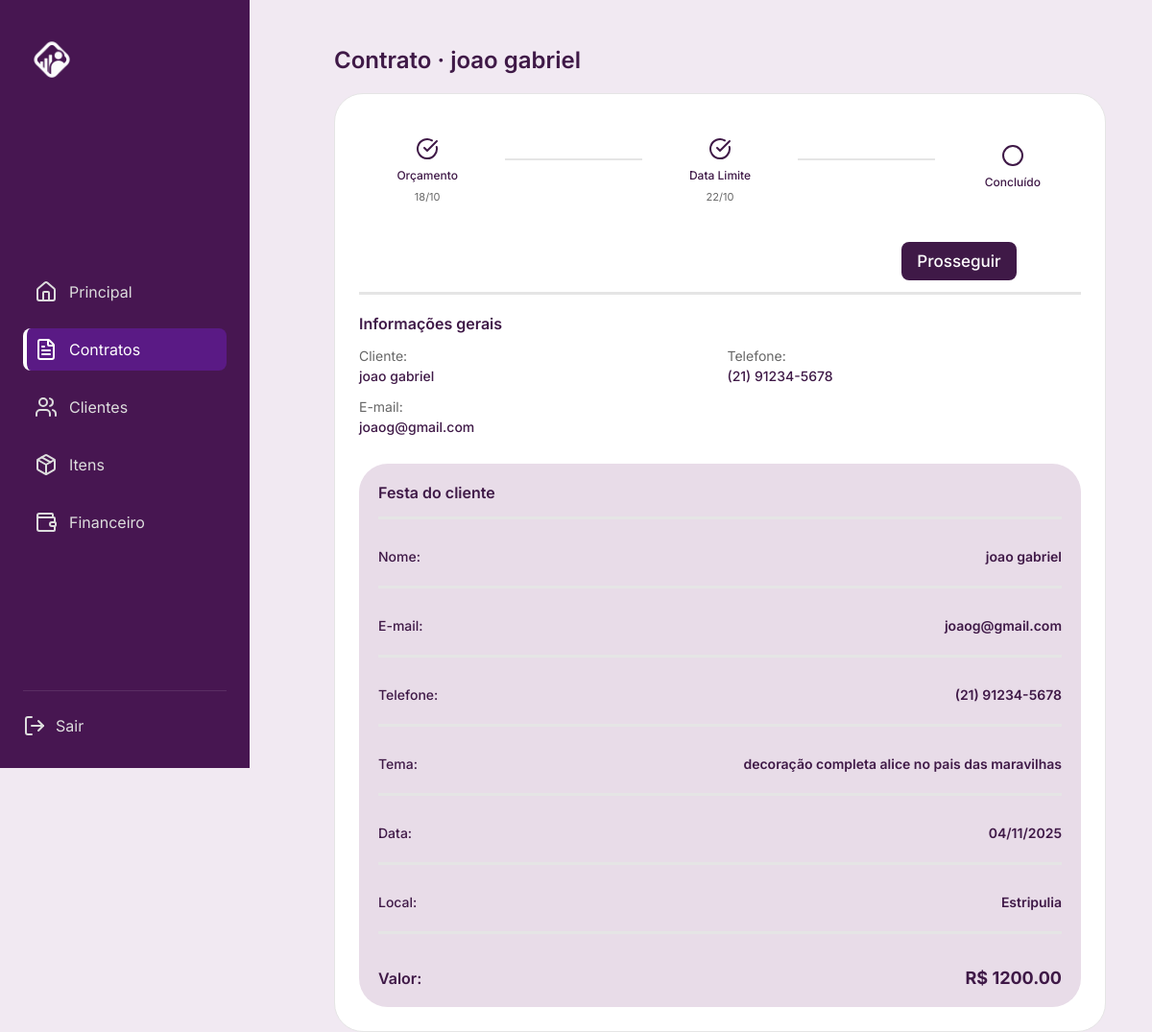
/contratos/2/, run on an earlier commit of the app's database.
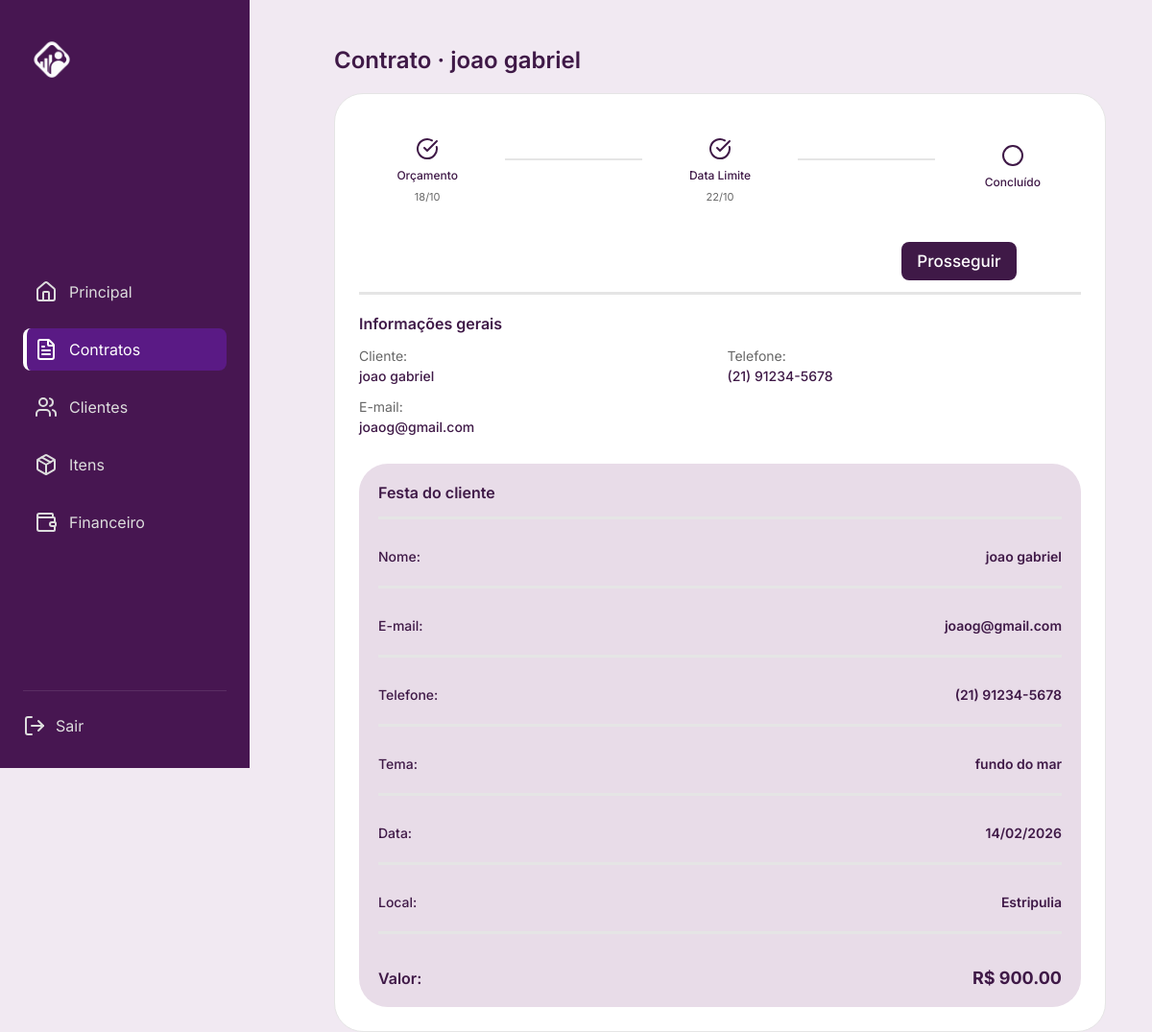
And on a later commit of the database.
### forum/models.py (models this page shows, shortened)
class Festa(models.Model):
    nome_festa = models.CharField(max_length=100)
    data = models.DateField()
    local = models.CharField(max_length=150)
    cliente = models.ForeignKey(Cliente, on_delete=models.CASCADE)
    preco = models.DecimalField(max_digits=10, decimal_places=2, blank=True, null=True)

class Cliente(models.Model):
    nome = models.CharField(max_length=100)
    tema = models.CharField(max_length=150, blank=True, null=True)
    data_evento = models.DateField(blank=True, null=True)
    local = models.CharField(max_length=150, blank=True, null=True)
    valor_total = models.DecimalField(max_digits=10, decimal_places=2, blank=True, null=True)
    email = models.EmailField(unique=True)
    telefone = models.CharField(max_length=20)
    situacao = models.CharField(
        max_length=15,
        choices=[('ativa', 'Ativa'), ('desativado', 'Desativado')],
        default='ativo'
    )

### contratos/views.py (the view)
# urls.py: path('<int:cliente_id>/', views.contrato_cliente, name='contrato_cliente'),
def contrato_cliente(request, cliente_id: int):
    cliente = get_object_or_404(Cliente, pk=cliente_id)
    festa = (
        Festa.objects.filter(cliente=cliente)
        .order_by('-data')
        .first()
    )
    contexto = {
        'cliente': cliente,
        'festa': festa,
    }
    return render(request, 'contratos/home.html', contexto)

### contratos/templates/contratos/home.html (shortened to what the changed rows need)
<!DOCTYPE html>
<html lang="pt-BR">
<head>
{%load static %}
<link rel="stylesheet" href="{% static 'contratos/nav.css' %}">
</head>
<body data-section="contratos">
<div class="container">
    <main class="main">
      <div class="headerPedido">
        <h1 class="idPedido">
          {% if cliente %}
            Contrato · {{ cliente.nome }}
          {% else %}
            Contratos
          {% endif %}
        </h1>
      </div>
      <div class="containerBranco">
        <div class="infoPedido">
          <div class="infoGrid">
          <div class="infoItem">
            <p class="infoLabel">Cliente:</p>
            <p class="infoValue">
              {% if cliente %}
                {{ cliente.nome }}
              {% else %}
                Selecione um cliente na tela anterior
              {% endif %}
            </p>
          </div>
          <div class="infoItem">
            <p class="infoLabel">Telefone:</p>
            <p class="infoValue">
              {% if cliente %}
                {{ cliente.telefone|default:"—" }}
              {% else %}
                —
              {% endif %}
            </p>
          </div>
          <div class="infoItem">
            <p class="infoLabel">E-mail:</p>
            <p class="infoValue">
              {% if cliente %}
                {{ cliente.email|default:"—" }}
              {% else %}
                —
              {% endif %}
            </p>
          </div>
        </div>
      </div>
      <div class="pedidoCliente">
        {% if cliente %}
          <div class="pedidoItem">
            <span class="pedidoNome">Nome:</span>
            <span class="pedidoPreco">{{ cliente.nome|default:"—" }}</span>
          </div>
          <div class="linhaCinza"></div>
          <div class="pedidoItem">
            <span class="pedidoNome">E-mail:</span>
            <span class="pedidoPreco">{{ cliente.email|default:"—" }}</span>
          </div>
          <div class="linhaCinza"></div>
          <div class="pedidoItem">
            <span class="pedidoNome">Telefone:</span>
            <span class="pedidoPreco">{{ cliente.telefone|default:"—" }}</span>
          </div>
          <div class="linhaCinza"></div>
          <div class="pedidoItem">
            <span class="pedidoNome">Tema:</span>
            <span class="pedidoPreco">
              {% if cliente.tema and cliente.tema.strip %}
                {{ cliente.tema }}
              {% elif festa and festa.nome_festa %}
                {{ festa.nome_festa }}
              {% else %}
                —
              {% endif %}
            </span>
          </div>
          <div class="linhaCinza"></div>
          <div class="pedidoItem">
            <span class="pedidoNome">Data:</span>
            <span class="pedidoPreco">
              {% if cliente.data_evento %}
                {{ cliente.data_evento|date:"d/m/Y" }}
              {% elif festa and festa.data %}
                {{ festa.data|date:"d/m/Y" }}
              {% else %}
                —
              {% endif %}
            </span>
          </div>
          <div class="linhaCinza"></div>
          <div class="pedidoItem">
            <span class="pedidoNome">Local:</span>
            <span class="pedidoPreco">
              {% if cliente.local %}
                {{ cliente.local }}
              {% elif festa and festa.local %}
                {{ festa.local }}
              {% else %}
                —
              {% endif %}
            </span>
          </div>
          <div class="linhaCinza"></div>
          <div class="valorTotal">
            <span>Valor:</span>
            <span class="totalPreco">
              {% if cliente.valor_total %}
                R$ {{ cliente.valor_total|floatformat:2 }}
              {% elif festa and festa.preco %}
                R$ {{ festa.preco|floatformat:2 }}
              {% else %}
                —
              {% endif %}
            </span>
          </div>
        {% else %}
          <p class="sem-festa">
            Nenhum cliente selecionado.
          </p>
        {% endif %}
      </div>
  </main>
</body>
</html>

What changed in the data, as far as the page shows it:
no longer on this page (row unchanged): Festa: nome_festa "decoração completa alice no pais das maravilhas", data "04/11/2025", local "Estripulia", preco "1200.00"
changed Cliente "joao gabriel": tema (not shown) → "fundo do mar"; data_evento (not shown) → "14/02/2026"; local (not shown) → "Estripulia"; valor_total (not shown) → "900.00"
